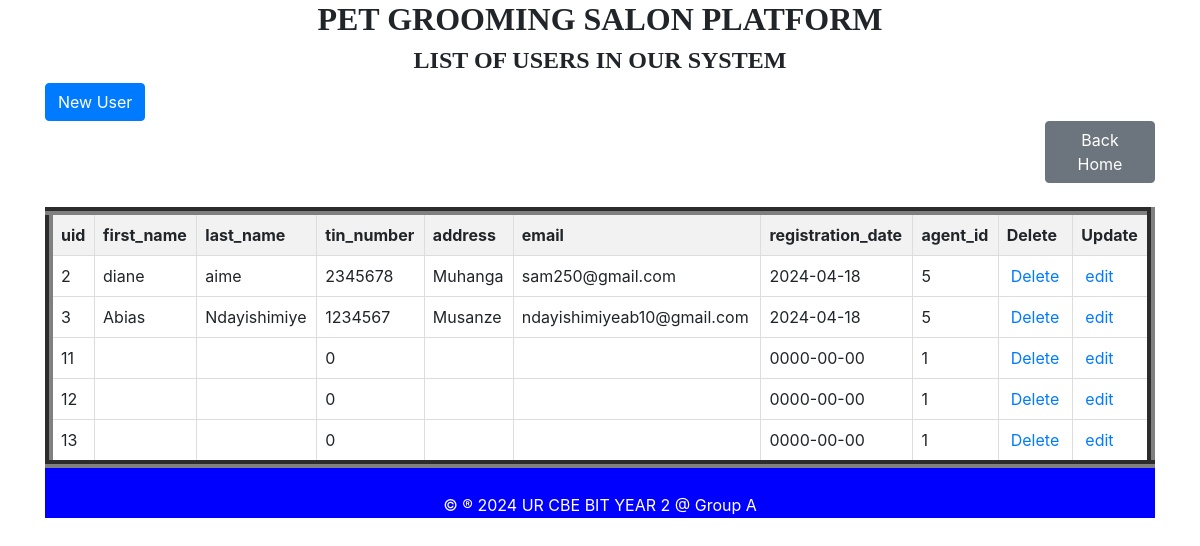
/user_table.php, run on the app's committed database.
### tables this page shows
CREATE TABLE `user` (
  `uid` int(11) NOT NULL,
  `first_name` varchar(100) NOT NULL,
  `last_name` varchar(100) NOT NULL,
  `tin_number` int(25) NOT NULL,
  `address` varchar(100) NOT NULL,
  `email` varchar(100) NOT NULL,
  `registration_date` date NOT NULL,
  `agent_id` int(11) DEFAULT NULL
);

### user_table.php (the view, shortened to what this page needs)
<!DOCTYPE html>
<html>
<head>
    <link href="https://stackpath.bootstrapcdn.com/bootstrap/4.5.2/css/bootstrap.min.css" rel="stylesheet">
</head>
<body>
    <div class="container">
        <h2 style="text-align: center; font-family: century; font-weight: bold;">PET GROOMING SALON PLATFORM</h2>
        <h4 style="text-align: center; font-family: century; font-weight: bold;">LIST OF USERS IN OUR SYSTEM</h4>
        <a href="user_form.php" class="btn btn-primary" style="margin-top: 0px;">New User</a>
        <a href="home.html" class="btn btn-secondary" style="margin-left: 1000px;">Back Home</a>
        <table class="table table-bordered">
            <thead class="bg-warning">
<?php
include "dbconnection.php";
$connection = new mysqli($host, $user, $pass, $database);
$sql = "SELECT * FROM user";
$result = $connection->query($sql);
?>
<!DOCTYPE html>
<html>
<head>
</head>
<body>
    <table border="5">
        <table border="8">
        <tr>
            <th>uid</th>
            <th>first_name</th>
            <th>last_name</th>
            <th>tin_number</th>
            <th>address</th>
            <th>email</th>
            <th>registration_date</th>
            <th>agent_id</th>
            <th>Delete</th>
            <th>Update</th>
        </tr>
        <?php
        if ($result->num_rows > 0) {
            while ($row = $result->fetch_assoc()) {
                echo "<tr>
                    <td>" . $row['uid'] . "</td>
                    <td>" . $row['first_name'] . "</td>
                    <td>" . $row['last_name'] . "</td>
                    <td>" . $row['tin_number'] . "</td>
                    <td>" . $row['address'] . "</td>
                    <td>" . $row['email'] . "</td>
                    <td>" . $row['registration_date'] . "</td>
                    <td>" . $row['agent_id'] . "</td>
                    <td><a style='padding:4px' href='deleteuser.php?uid={$row['uid']}'>Delete</a></td>
                    <td><a style='padding:4px' href='user_edit.php?uid={$row['uid']}'>edit</a></td>
                </tr>";
            }
        } else {
            echo "<tr><td colspan='8'>No data found</td></tr>";
        }
        ?>
    </table>
</body>
</html>
<footer>
            <p>&copy &reg 2024 UR CBE BIT YEAR 2 @ Group A</p>
        </center></footer>
    </body>
    </html>

### user_table.php (style rules this page uses)
table { width: 100%; border-collapse: collapse; }
th, td { border: 1px solid #ddd; padding: 8px; text-align: left; }
th { background-color: #f2f2f2; }
footer { height: 50px; text-align: center; padding: 25px; color: white; background-color: blue; }

### data on the page
user: uid "2", first_name "diane", last_name "aime", tin_number "2345678", address "Muhanga", email "sam250@gmail.com", registration_date "2024-04-18", agent "5"
user: uid "3", first_name "Abias", last_name "Ndayishimiye", tin_number "1234567", address "Musanze", email "ndayishimiyeab10@gmail.com", registration_date "2024-04-18", agent "5"
user: uid "11", tin_number "0", registration_date "0000-00-00", agent "1"
user: uid "12", tin_number "0", registration_date "0000-00-00", agent "1"
user: uid "13", tin_number "0", registration_date "0000-00-00", agent "1"
